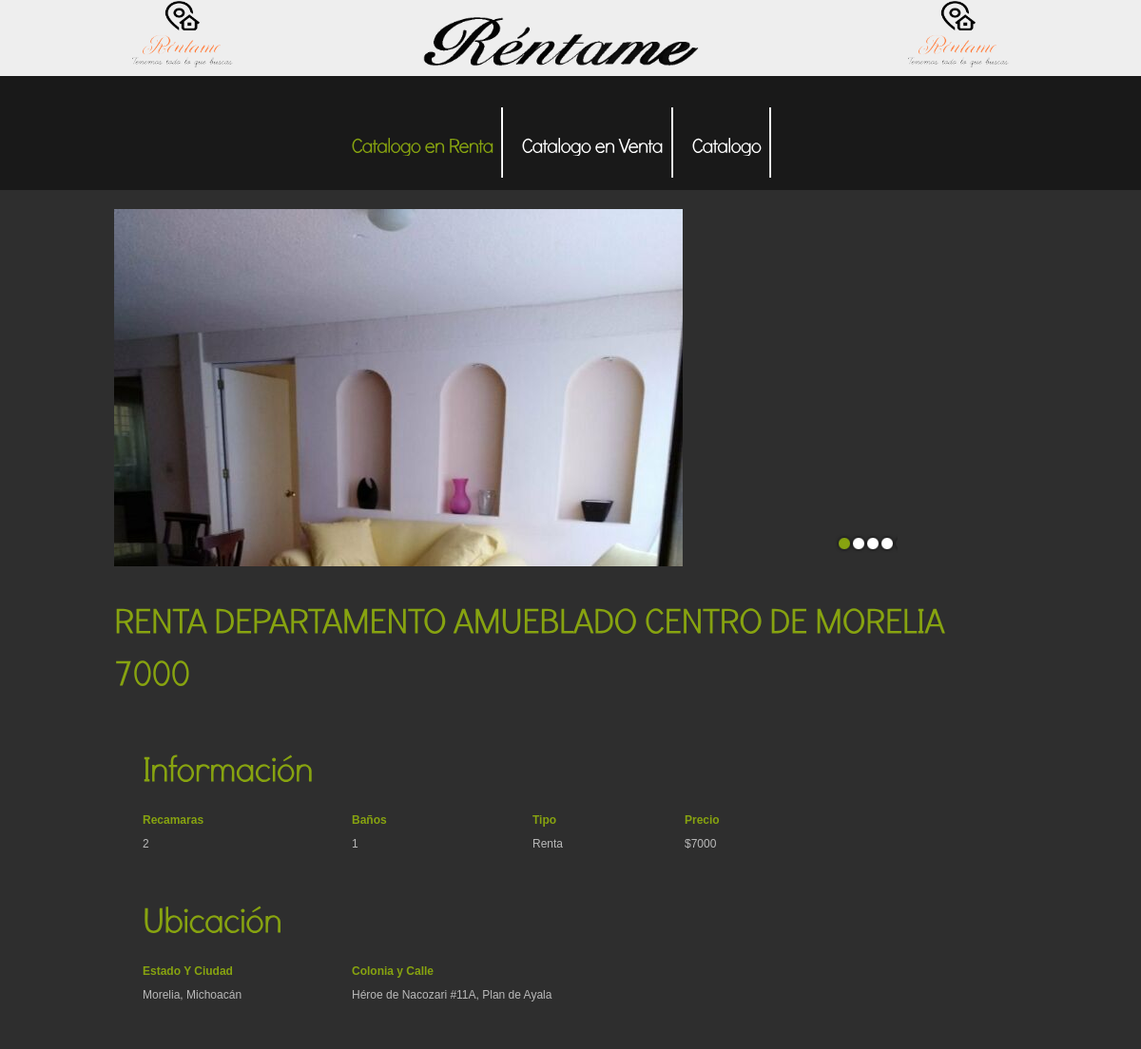
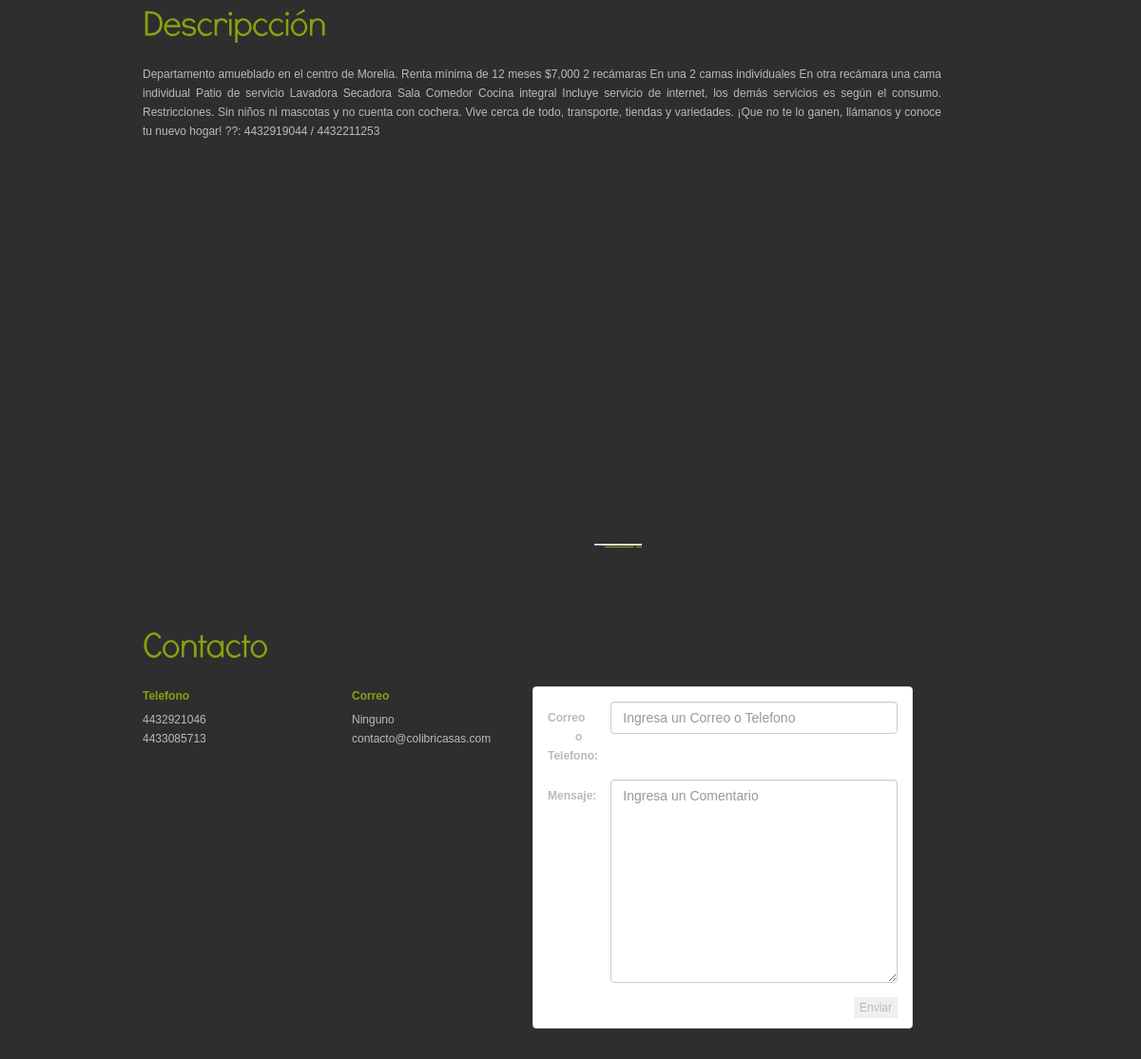
The app's page /Informacion/2 with its own data (2 pictures, top to bottom).
### DB/models.py (models this page shows, shortened)
class Propiedad(models.Model):
    idP=models.AutoField(primary_key=True,verbose_name="Clave Propiedad")
    idI=models.ForeignKey(Inmobiliaria,on_delete=models.CASCADE,verbose_name="Clave Inmobiliaria")
    idVR=models.ForeignKey(VentaRenta,on_delete=models.CASCADE,verbose_name="Clave Venta Renta")
    Tipo=models.CharField(max_length=15,verbose_name="Tipo")
    Titulo=models.CharField(max_length=100,verbose_name="Titulo")
    NoCuartos=models.CharField(max_length=5,verbose_name="Numero de Cuartos")
    Telefono=models.CharField(max_length=11,verbose_name="Telefono")
    Correo=models.CharField(max_length=50,verbose_name="Correo")
    Banios=models.CharField(max_length=3,verbose_name="Baños")
    Estado=models.CharField(max_length=20,verbose_name="Estado")
    Ciudad=models.CharField(max_length=40,verbose_name="Ciudad")
    Calle=models.CharField(max_length=60,verbose_name="Calle")
    Colonia=models.CharField(max_length=60,verbose_name="Colonia")
    No=models.CharField(max_length=5,verbose_name="Numero")
    Descripcion=models.TextField(verbose_name="Descripción")
    FotoUno=models.ImageField(null=True,upload_to="fotos",verbose_name="Imagen")
    FotoDos=models.ImageField(null=True,upload_to="fotos",verbose_name="Imagen")
    FotoTres=models.ImageField(null=True,upload_to="fotos",verbose_name="Imagen")
    FotoCuatro=models.ImageField(null=True,upload_to="fotos",verbose_name="Imagen")
    class Meta:
        verbose_name="Propiedad"
        verbose_name_plural="Propiedades"
        ordering=["-Titulo"]

class VentaRenta(models.Model):
    idVR=models.AutoField(primary_key=True,verbose_name="Clave Venta Renta")
    Categoria=models.CharField(max_length=7,verbose_name="Categoria")
    Precio=models.IntegerField(verbose_name="Precio")
    FechaP=models.DateField(auto_now_add=True,verbose_name="Fecha Publicación")
    FechaM=models.DateField(auto_now_add=True,verbose_name="Fecha Actualización")
    class Meta:
        verbose_name="Venta Renta"
        verbose_name_plural="Ventas Rentas"
        ordering=["-FechaP"]

class Inmobiliaria(models.Model):
    idI=models.AutoField(primary_key=True,verbose_name="Clave")
    Nombre=models.CharField(max_length=50,verbose_name="Nombre")
    Correo=models.CharField(max_length=50,verbose_name="Correo")
    Telefono=models.CharField(max_length=11,verbose_name="Telefono")
    Servicios=models.TextField(verbose_name="Servicios")
    Informacion=models.TextField(verbose_name="Información")
    Logo=models.ImageField(null=True,upload_to="fotos",verbose_name="Logo")
    class Meta:
        verbose_name="Inmobiliaria"
        verbose_name_plural="Inmobiliarias"
        ordering=["-Nombre"]

### DB/views.py (the view, shortened to what this page needs)
# urls.py: path('Informacion/<int:idP>',views_DB.Informacion, name='Informacion'),
def Informacion(request,idP):
    clave=get_object_or_404(Propiedad,idP=idP)
    register_form=ContactoForm()
    return render(request,"db/Informacion.html",{'clave':clave,'form':register_form} )

### DB/forms.py
class ContactoForm(forms.Form):
    persona=forms.CharField(label="Persona",
    required=True,widget=forms.TextInput(attrs={
        'class':'form-control','placeholder':'Ingresa un Correo o Telefono'}),max_length=200)
    comentario=forms.CharField(label="mensaje",
    required=True,widget=forms.Textarea(attrs={
        'class':'form-control','placeholder':'Ingresa un Comentario'}),max_length=200)

### DB/templates/db/Informacion.html (shortened to what this page needs)
{% extends "inicio/Inicio.html" %}
{% load static %}
{% block Contenido%}
<div class="body3">
        <header id="hh">
            <nav class="nav">
                <ul id="menu">
                    <li id="menu_active"><a href="{%url 'MuestrarioR'%}">Catalogo en Renta</a></li>
                    <li><a href="{%url 'MuestrarioV'%}">Catalogo en Venta</a></li>
                    <li><a href="{%url 'Muestrario'%}">Catalogo</a></li>
                </ul>
            </nav>
            </header>
    </div>
<div class="body2">
    <div class="main">
        <section id="content">
            <div class="wrapper">
                <article class="col1">
                    <div id="slider">
                    </div>
                </article>
            </div>
            <h2 class="pad_bot1">{{clave.Titulo}}</h2>
            <div class="wrapper" >
                <article class="col1">
                    <div class="pad_left1">
                        <h2 class="pad_bot1">Información</h2>
                        <div class="wrapper">
                            <article class="cols">
                                <p class="pad_bot1"><strong class="color1">Recamaras <br></strong></p>
                                <p class="pad_bot2">{{clave.NoCuartos}}</p>
                            </article>
                            <article class="cols pad_left1">
                                <p class="pad_bot1"><strong class="color1">Baños</strong></p>
                                <p class="pad_bot2">{{clave.Banios}}</p>
                            </article>
                            <article class="cols pad_left1">
                                    <p class="pad_bot1"><strong class="color1">Tipo</strong></p>
                                    <p class="pad_bot2">{{clave.idVR.Categoria}}</p>
                                </article>
                                <article class="cols">
                                        <p class="pad_bot1"><strong class="color1">Precio</strong></p>
                                        <p class="pad_bot2">${{clave.idVR.Precio}}</p>
                                    </article>
                        </div>
                    </div>
                </article>
                <article class="col1">
                        <div class="pad_left1">
                            <h2 class="pad_bot1">Ubicación</h2>
                            <div class="wrapper">
                                <article class="cols">
                                    <p class="pad_bot1"><strong class="color1">Estado Y Ciudad <br></strong></p>
                                    <p class="pad_bot2">{{clave.Ciudad}}, {{clave.Estado}}</p>
                                </article>
                                <article class="cols pad_left1">
                                    <p class="pad_bot1"><strong class="color1">Colonia y Calle</strong></p>
                                    <p class="pad_bot2">{{clave.Calle}} #{{clave.No}}, {{clave.Colonia}}</p>
                                </article>
                            </div>
                        </div>
                    </article>
                    <article class="col1">
                            <div class="pad_left1">
                                <h2 class="pad_bot1">Descripcción</h2>
                                <div class="wrapper">
                                        <p class="pad_bot2">{{clave.Descripcion}}</p>
                                </div>
                                <div style="overflow:hidden;width: 1000px;position: relative;"><iframe width="845px" height="440" src="https://maps.google.com/maps?width=700&amp;height=440&amp;hl=en&amp;q={{clave.Ciudad}}%2C{{clave.Estado}}%2C{{clave.Calle}}{{clave.No}}%2C%20{{clave.Colonia}}+({{clave.Titulo}})&amp;ie=UTF8&amp;t=&amp;z=10&amp;iwloc=B&amp;output=embed" frameborder="0" scrolling="no" marginheight="0" marginwidth="0"></iframe><div style="position: absolute;width: 80%;bottom: 10px;left: 0;right: 0;margin-left: auto;margin-right: auto;color: #000;text-align: center;"><small style="line-height: 1.8;font-size: 2px;background: #fff;">Powered by <a href="https://embedgooglemaps.com/en/">https://embedgooglemaps.com/en/</a> & <a href="https://lasagradafamiliatickets.de/la-sagrada-familia-ticket/">tickets</a></small></div><style>#gmap_canvas img{max-width:none!important;background:none!important}</style></div><br />
                            </div>
                        </article>
                        <article class="col1">
                                <div class="pad_left1">
                                    <h2 class="pad_bot1">Contacto</h2>
                                    <div class="wrapper">
                                        <article class="cols">
                                            <p class="pad_bot1"><strong class="color1">Telefono <br></strong></p>
                                            <p class="pad_bot2">{{clave.Telefono}}<br>{{clave.idI.Telefono}}</p>
                                        </article>
                                        <article class="cols pad_left1">
                                            <p class="pad_bot1"><strong class="color1">Correo</strong></p>
                                            <p class="pad_bot2">{{clave.Correo}}<br>{{clave.idI.Correo}}</p>
                                        </article>
                                        <article class="cols pad_left1">
                                                <form class="form-horizontal" action="" role="form" method="POST">
                                                        <div class="panel panel-default" style="width:400px; height: 360px;">
                                                            <div class="panel-body">
                                                                <div class="form-group">
                                                                        <label class="col-sm-2 control-label text-right">Correo o Telefono:</label>
                                                                        <div class="col-sm-10">
                                                                            {{form.persona}}
                                                                        </div>
                                                                    </div>
                                                                <div class="form-group">
                                                                    <label class="col-sm-2 control-label text-right">Mensaje:</label>
                                                                    <div class="col-sm-10">
                                                                        {{form.comentario}}
                                                                    </div>
                                                                </div>
                                                                <div class="form-actions text-right">
                                                                    <input class="claves" type="submit" value="Enviar" class="btn btn-primary">
                                                                </div>
                                                            </div>
                                                        </div>
                                                    </form>
                                        </article>
                                    </div>
                                </div>
                            </article>
            </div>
        </section>
    </div>
</div>
{% endblock %}

### incio/static/inicio/css/layout.css (style rules this page uses)
.col1, .col2, .col3, .cols { float:left; }
.col1 { width:1000px; }
.cols { width:190px; }
#page2 #content { padding-bottom:64px; }

### incio/static/inicio/css/style.css (style rules this page uses)
article, aside, audio, canvas, command, datalist, details, embed, figcaption, figure, footer, header, hgroup, keygen, meter, nav, output, progress, section, source, video { display:block }
.wrapper { width:100%;overflow:hidden }
body { background:#eee;border:0;font:12px Arial, Helvetica, sans-serif;color:#bababa;line-height:20px }
.main { margin:0 auto;width:960px }
.body2 { background:#2e2e2e }
.body3 { background:#191919 }
a { color:#87a310;text-decoration:underline;outline:none }
h2 { font-size:37px;color:#87a310;line-height:1.5em;padding:28px 0 27px 0;letter-spacing:-1px; text-align: justify; }
h2.pad_bot1 { padding-bottom:17px; }
p { padding-bottom:20px; text-align: justify; width: 840px; }
header { position:relative;height:80px; }
#hh { position: relative; height: 120px; }
.nav { width:500px; margin:0 auto; }
#menu { padding:33px 0 0 }
#menu li { padding:26px 10px 23px 20px;float:left;background:url(../img/menu_line.gif) right 0 no-repeat }
#menu li a { display:inline-block;overflow:hidden;font-size:21px;color:#ffffff;line-height:1.2em;text-decoration:none;letter-spacing:-1px }
#menu li a:hover, #menu #menu_active a { color:#87a310 }
ul, ol { list-style:none; }
#slider { position:relative;width:850px;height:376px;z-index:88;overflow:hidden }
#content { padding-top:20px;padding-bottom:32px }
.pad_left1 { padding-left:30px }
.pad_bot1 { padding-bottom:5px; }
.pad_bot2 { padding-bottom:14px; }
.color1 { color:#87a310 }

### records on screen
Propiedad: NoCuartos "2", Banios "1", idVR.Categoria "Renta", idVR.Precio "7000", Ciudad "Morelia", Estado "Michoacán", Calle "Héroe de Nacozari", No "11A", Colonia "Plan de Ayala", Descripcion "Departamento amueblado en el centro de Morelia. Renta mínima de 12 meses $7,000 2 recámaras En una 2 camas individuales En otra recámara una cama individual Patio de servicio Lavadora Secadora Sala Comedor Cocina integral Incluye servicio de internet, los demás servicios es según el consumo. Restricciones. Sin niños ni mascotas y no cuenta con cochera. Vive cerca de todo, transporte, tiendas y variedades. ¡Que no te lo ganen, llámanos y conoce tu nuevo hogar! ??: 4432919044 / 4432211253", Telefono "4432921046", idI.Telefono "4433085713", Correo "Ninguno", idI.Correo "contacto@colibricasas.com"
